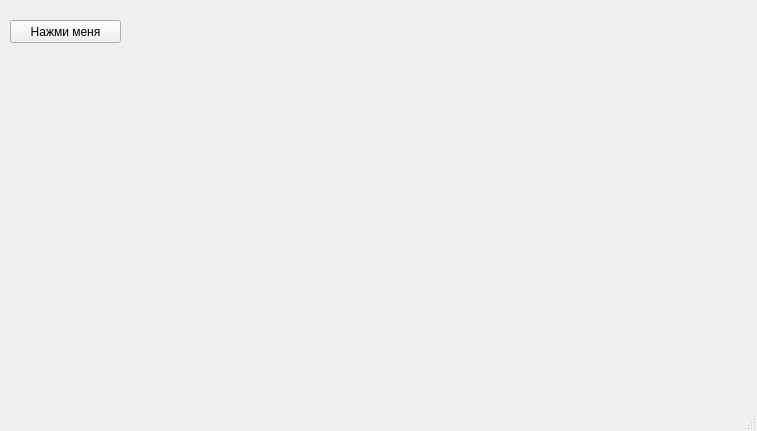
<?xml version="1.0" encoding="UTF-8"?>
<ui version="4.0">
 <class>MainWindow</class>
 <widget class="QMainWindow" name="MainWindow">
  <property name="geometry">
   <rect>
    <x>0</x>
    <y>0</y>
    <width>757</width>
    <height>431</height>
   </rect>
  </property>
  <property name="windowTitle">
   <string>MainWindow</string>
  </property>
  <widget class="QWidget" name="centralwidget">
   <widget class="QPushButton" name="create_circle">
    <property name="geometry">
     <rect>
      <x>10</x>
      <y>20</y>
      <width>111</width>
      <height>23</height>
     </rect>
    </property>
    <property name="text">
     <string>Нажми меня</string>
    </property>
   </widget>
  </widget>
  <widget class="QMenuBar" name="menubar">
   <property name="geometry">
    <rect>
     <x>0</x>
     <y>0</y>
     <width>757</width>
     <height>21</height>
    </rect>
   </property>
  </widget>
  <widget class="QStatusBar" name="statusbar"/>
 </widget>
 <resources/>
 <connections/>
</ui>
